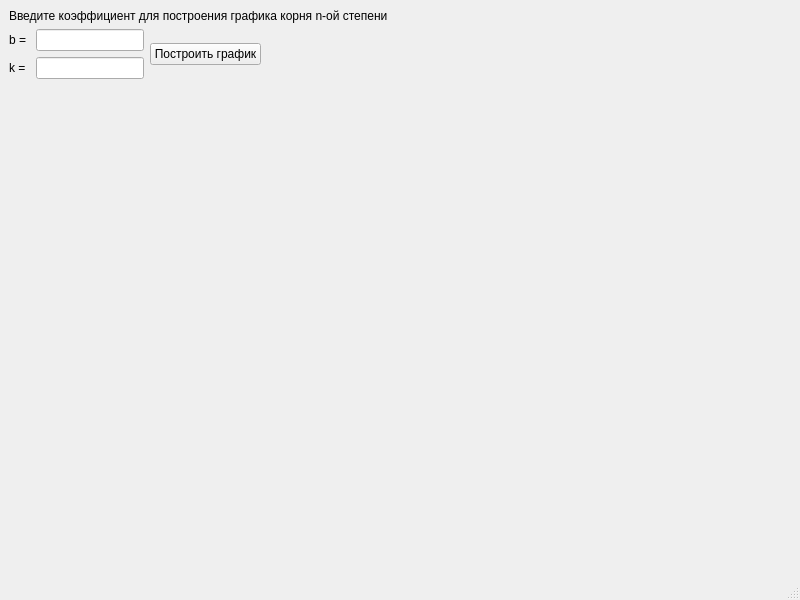
<?xml version="1.0" encoding="UTF-8"?>
<ui version="4.0">
 <class>MainWindow</class>
 <widget class="QMainWindow" name="MainWindow">
  <property name="geometry">
   <rect>
    <x>0</x>
    <y>0</y>
    <width>800</width>
    <height>600</height>
   </rect>
  </property>
  <property name="windowTitle">
   <string>MainWindow</string>
  </property>
  <widget class="QWidget" name="centralwidget">
   <layout class="QVBoxLayout" name="verticalLayout">
    <item>
     <widget class="QLabel" name="label">
      <property name="sizePolicy">
       <sizepolicy hsizetype="Fixed" vsizetype="Fixed">
        <horstretch>0</horstretch>
        <verstretch>0</verstretch>
       </sizepolicy>
      </property>
      <property name="text">
       <string>Введите коэффициент для построения графика корня n-ой степени</string>
      </property>
     </widget>
    </item>
    <item>
     <layout class="QHBoxLayout" name="horizontalLayout">
      <item>
       <layout class="QVBoxLayout" name="verticalLayout_2">
        <item>
         <layout class="QFormLayout" name="formLayout">
          <item row="2" column="1">
           <widget class="QLineEdit" name="lineEdit">
            <property name="sizePolicy">
             <sizepolicy hsizetype="Fixed" vsizetype="Fixed">
              <horstretch>0</horstretch>
              <verstretch>0</verstretch>
             </sizepolicy>
            </property>
           </widget>
          </item>
          <item row="1" column="1">
           <widget class="QLineEdit" name="lineEdit_2">
            <property name="sizePolicy">
             <sizepolicy hsizetype="Fixed" vsizetype="Fixed">
              <horstretch>0</horstretch>
              <verstretch>0</verstretch>
             </sizepolicy>
            </property>
           </widget>
          </item>
          <item row="1" column="0">
           <widget class="QLabel" name="label_2">
            <property name="text">
             <string>b = </string>
            </property>
           </widget>
          </item>
          <item row="2" column="0">
           <widget class="QLabel" name="label_3">
            <property name="text">
             <string>k = </string>
            </property>
           </widget>
          </item>
         </layout>
        </item>
       </layout>
      </item>
      <item>
       <widget class="QPushButton" name="pushButton">
        <property name="text">
         <string>Построить график</string>
        </property>
       </widget>
      </item>
      <item>
       <spacer name="horizontalSpacer">
        <property name="orientation">
         <enum>Qt::Horizontal</enum>
        </property>
        <property name="sizeHint" stdset="0">
         <size>
          <width>40</width>
          <height>20</height>
         </size>
        </property>
       </spacer>
      </item>
     </layout>
    </item>
    <item>
     <widget class="QCustomPlot" name="widget" native="true"/>
    </item>
   </layout>
  </widget>
  <widget class="QMenuBar" name="menubar">
   <property name="geometry">
    <rect>
     <x>0</x>
     <y>0</y>
     <width>800</width>
     <height>21</height>
    </rect>
   </property>
  </widget>
  <widget class="QStatusBar" name="statusbar"/>
 </widget>
 <customwidgets>
  <customwidget>
   <class>QCustomPlot</class>
   <extends>QWidget</extends>
   <header>qcustomplot.h</header>
   <container>1</container>
  </customwidget>
 </customwidgets>
 <resources/>
 <connections/>
</ui>
